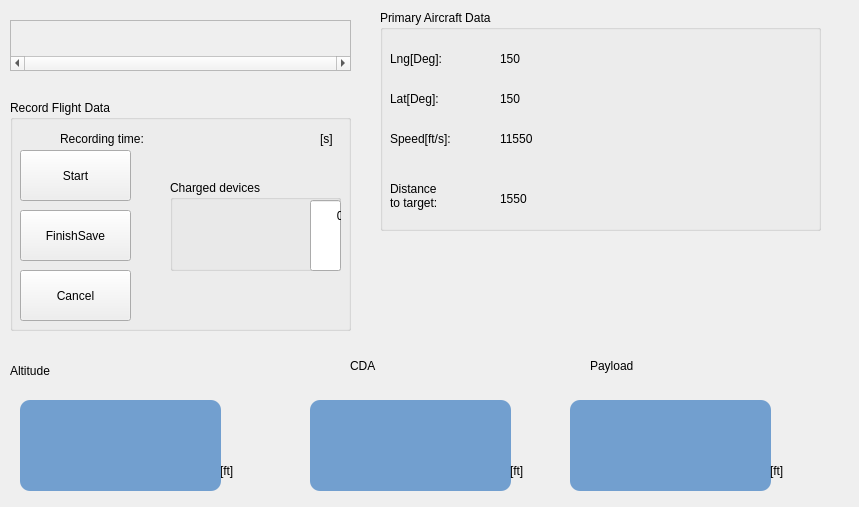
<?xml version="1.0" encoding="UTF-8"?>
<ui version="4.0">
 <class>Form</class>
 <widget class="QWidget" name="Form">
  <property name="geometry">
   <rect>
    <x>0</x>
    <y>0</y>
    <width>859</width>
    <height>507</height>
   </rect>
  </property>
  <property name="windowTitle">
   <string>Form</string>
  </property>
  <widget class="QGroupBox" name="groupBox">
   <property name="geometry">
    <rect>
     <x>380</x>
     <y>10</y>
     <width>441</width>
     <height>221</height>
    </rect>
   </property>
   <property name="title">
    <string>Primary Aircraft Data</string>
   </property>
   <widget class="QLabel" name="label_5">
    <property name="geometry">
     <rect>
      <x>10</x>
      <y>40</y>
      <width>81</width>
      <height>17</height>
     </rect>
    </property>
    <property name="styleSheet">
     <string notr="true">font: 12pt &quot;Ubuntu&quot;;</string>
    </property>
    <property name="text">
     <string>Lng[Deg]:</string>
    </property>
   </widget>
   <widget class="QLabel" name="label_4">
    <property name="geometry">
     <rect>
      <x>10</x>
      <y>80</y>
      <width>81</width>
      <height>17</height>
     </rect>
    </property>
    <property name="styleSheet">
     <string notr="true">font: 12pt &quot;Ubuntu&quot;;</string>
    </property>
    <property name="text">
     <string>Lat[Deg]:</string>
    </property>
   </widget>
   <widget class="QLabel" name="label_3">
    <property name="geometry">
     <rect>
      <x>10</x>
      <y>120</y>
      <width>91</width>
      <height>17</height>
     </rect>
    </property>
    <property name="styleSheet">
     <string notr="true">font: 12pt &quot;Ubuntu&quot;;</string>
    </property>
    <property name="text">
     <string>Speed[ft/s]:</string>
    </property>
   </widget>
   <widget class="QLabel" name="belData1_long">
    <property name="geometry">
     <rect>
      <x>120</x>
      <y>40</y>
      <width>171</width>
      <height>17</height>
     </rect>
    </property>
    <property name="styleSheet">
     <string notr="true">font: 12pt &quot;Ubuntu&quot;;</string>
    </property>
    <property name="text">
     <string>150</string>
    </property>
   </widget>
   <widget class="QLabel" name="belData2_lat">
    <property name="geometry">
     <rect>
      <x>120</x>
      <y>80</y>
      <width>171</width>
      <height>17</height>
     </rect>
    </property>
    <property name="styleSheet">
     <string notr="true">font: 12pt &quot;Ubuntu&quot;;</string>
    </property>
    <property name="text">
     <string>150</string>
    </property>
   </widget>
   <widget class="QLabel" name="belData3_velo">
    <property name="geometry">
     <rect>
      <x>120</x>
      <y>120</y>
      <width>171</width>
      <height>17</height>
     </rect>
    </property>
    <property name="styleSheet">
     <string notr="true">font: 12pt &quot;Ubuntu&quot;;</string>
    </property>
    <property name="text">
     <string>11550</string>
    </property>
   </widget>
   <widget class="QLabel" name="label_6">
    <property name="geometry">
     <rect>
      <x>10</x>
      <y>160</y>
      <width>91</width>
      <height>51</height>
     </rect>
    </property>
    <property name="styleSheet">
     <string notr="true">font: 12pt &quot;Ubuntu&quot;;</string>
    </property>
    <property name="text">
     <string>Distance
to target: </string>
    </property>
   </widget>
   <widget class="QLabel" name="belData_dist">
    <property name="geometry">
     <rect>
      <x>120</x>
      <y>180</y>
      <width>191</width>
      <height>17</height>
     </rect>
    </property>
    <property name="styleSheet">
     <string notr="true">font: 12pt &quot;Ubuntu&quot;;</string>
    </property>
    <property name="text">
     <string>1550</string>
    </property>
   </widget>
  </widget>
  <widget class="QLabel" name="bel_pantalla1_4">
   <property name="geometry">
    <rect>
     <x>350</x>
     <y>340</y>
     <width>121</width>
     <height>51</height>
    </rect>
   </property>
   <property name="styleSheet">
    <string notr="true">font: 40pt &quot;Ubuntu&quot;;</string>
   </property>
   <property name="text">
    <string>CDA </string>
   </property>
  </widget>
  <widget class="QGroupBox" name="groupBox_2">
   <property name="geometry">
    <rect>
     <x>10</x>
     <y>100</y>
     <width>341</width>
     <height>231</height>
    </rect>
   </property>
   <property name="title">
    <string>Record Flight Data</string>
   </property>
   <widget class="QLabel" name="label_12">
    <property name="geometry">
     <rect>
      <x>50</x>
      <y>30</y>
      <width>121</width>
      <height>17</height>
     </rect>
    </property>
    <property name="styleSheet">
     <string notr="true">font: 12pt &quot;Ubuntu&quot;;</string>
    </property>
    <property name="text">
     <string>Recording time:</string>
    </property>
   </widget>
   <widget class="QLabel" name="belTimeVuelo">
    <property name="geometry">
     <rect>
      <x>180</x>
      <y>30</y>
      <width>121</width>
      <height>21</height>
     </rect>
    </property>
    <property name="styleSheet">
     <string notr="true">font: 12pt &quot;Ubuntu&quot;;</string>
    </property>
    <property name="text">
     <string/>
    </property>
   </widget>
   <widget class="QLabel" name="label_14">
    <property name="geometry">
     <rect>
      <x>310</x>
      <y>30</y>
      <width>21</width>
      <height>17</height>
     </rect>
    </property>
    <property name="text">
     <string>[s]</string>
    </property>
   </widget>
   <widget class="QPushButton" name="btn_startPause">
    <property name="geometry">
     <rect>
      <x>10</x>
      <y>50</y>
      <width>111</width>
      <height>51</height>
     </rect>
    </property>
    <property name="styleSheet">
     <string notr="true">font: 12pt &quot;Ubuntu&quot;;</string>
    </property>
    <property name="text">
     <string>Start</string>
    </property>
   </widget>
   <widget class="QPushButton" name="btn_cancel">
    <property name="geometry">
     <rect>
      <x>10</x>
      <y>170</y>
      <width>111</width>
      <height>51</height>
     </rect>
    </property>
    <property name="styleSheet">
     <string notr="true">font: 12pt &quot;Ubuntu&quot;;</string>
    </property>
    <property name="text">
     <string>Cancel</string>
    </property>
   </widget>
   <widget class="QPushButton" name="btn_terminar">
    <property name="geometry">
     <rect>
      <x>10</x>
      <y>110</y>
      <width>111</width>
      <height>51</height>
     </rect>
    </property>
    <property name="styleSheet">
     <string notr="true">font: 12pt &quot;Ubuntu&quot;;</string>
    </property>
    <property name="text">
     <string>FinishSave</string>
    </property>
   </widget>
   <widget class="QGroupBox" name="groupBox_5">
    <property name="geometry">
     <rect>
      <x>160</x>
      <y>80</y>
      <width>171</width>
      <height>91</height>
     </rect>
    </property>
    <property name="styleSheet">
     <string notr="true">font: 12pt &quot;Ubuntu&quot;;</string>
    </property>
    <property name="title">
     <string>Charged devices</string>
    </property>
    <widget class="QLabel" name="bel_Arduino">
     <property name="geometry">
      <rect>
       <x>10</x>
       <y>30</y>
       <width>121</width>
       <height>17</height>
      </rect>
     </property>
     <property name="styleSheet">
      <string notr="true">font: 12pt &quot;Ubuntu&quot;;</string>
     </property>
     <property name="text">
      <string/>
     </property>
    </widget>
    <widget class="QLabel" name="bel_pantalla1">
     <property name="geometry">
      <rect>
       <x>10</x>
       <y>50</y>
       <width>121</width>
       <height>17</height>
      </rect>
     </property>
     <property name="styleSheet">
      <string notr="true">font: 12pt &quot;Ubuntu&quot;;</string>
     </property>
     <property name="text">
      <string/>
     </property>
    </widget>
    <widget class="QLabel" name="bel_pantalla2">
     <property name="geometry">
      <rect>
       <x>10</x>
       <y>70</y>
       <width>121</width>
       <height>17</height>
      </rect>
     </property>
     <property name="styleSheet">
      <string notr="true">font: 12pt &quot;Ubuntu&quot;;
</string>
     </property>
     <property name="text">
      <string/>
     </property>
    </widget>
    <widget class="QProgressBar" name="proBar_carga">
     <property name="geometry">
      <rect>
       <x>140</x>
       <y>20</y>
       <width>31</width>
       <height>71</height>
      </rect>
     </property>
     <property name="styleSheet">
      <string notr="true">font: 8pt &quot;Ubuntu&quot;;</string>
     </property>
     <property name="value">
      <number>0</number>
     </property>
     <property name="alignment">
      <set>Qt::AlignBottom|Qt::AlignHCenter</set>
     </property>
     <property name="orientation">
      <enum>Qt::Vertical</enum>
     </property>
     <property name="invertedAppearance">
      <bool>true</bool>
     </property>
     <property name="textDirection">
      <enum>QProgressBar::BottomToTop</enum>
     </property>
     <property name="format">
      <string>%p%</string>
     </property>
    </widget>
   </widget>
  </widget>
  <widget class="QScrollArea" name="scrollArea_2">
   <property name="geometry">
    <rect>
     <x>10</x>
     <y>20</y>
     <width>341</width>
     <height>51</height>
    </rect>
   </property>
   <property name="styleSheet">
    <string notr="true">padding-top: 0px;
padding-right: 0px;
padding-bottom: 0px;
padding-left: 0px;
 </string>
   </property>
   <property name="verticalScrollBarPolicy">
    <enum>Qt::ScrollBarAlwaysOff</enum>
   </property>
   <property name="horizontalScrollBarPolicy">
    <enum>Qt::ScrollBarAlwaysOn</enum>
   </property>
   <property name="sizeAdjustPolicy">
    <enum>QAbstractScrollArea::AdjustToContents</enum>
   </property>
   <property name="widgetResizable">
    <bool>true</bool>
   </property>
   <property name="alignment">
    <set>Qt::AlignCenter</set>
   </property>
   <widget class="QWidget" name="scrollAreaWidgetContents_2">
    <property name="geometry">
     <rect>
      <x>0</x>
      <y>0</y>
      <width>339</width>
      <height>41</height>
     </rect>
    </property>
    <layout class="QHBoxLayout" name="horizontalLayout_2">
     <item>
      <widget class="QLabel" name="bel_nameFile">
       <property name="styleSheet">
        <string notr="true">font: 15pt &quot;Ubuntu&quot;;
padding-top: 0px;
padding-right: 0px;
padding-bottom: 0px;
padding-left: 0px;

margin-top: 0px;
margin-right: 0px;
margin-bottom: 0px;
margin-left: 0px;

 </string>
       </property>
       <property name="text">
        <string/>
       </property>
      </widget>
     </item>
    </layout>
   </widget>
  </widget>
  <widget class="QLabel" name="bel_pantalla1_5">
   <property name="geometry">
    <rect>
     <x>220</x>
     <y>440</y>
     <width>81</width>
     <height>61</height>
    </rect>
   </property>
   <property name="styleSheet">
    <string notr="true">font: 30pt &quot;Ubuntu&quot;;</string>
   </property>
   <property name="text">
    <string>[ft]</string>
   </property>
  </widget>
  <widget class="QLabel" name="bel_payLoad">
   <property name="geometry">
    <rect>
     <x>570</x>
     <y>400</y>
     <width>201</width>
     <height>91</height>
    </rect>
   </property>
   <property name="styleSheet">
    <string notr="true">background-color:  rgb(114, 159, 207);
font: 60pt &quot;Ubuntu&quot;;
border-radius: 10px;
padding: 4px;</string>
   </property>
   <property name="text">
    <string/>
   </property>
   <property name="alignment">
    <set>Qt::AlignCenter</set>
   </property>
  </widget>
  <widget class="QLabel" name="bel_altitude">
   <property name="geometry">
    <rect>
     <x>20</x>
     <y>400</y>
     <width>201</width>
     <height>91</height>
    </rect>
   </property>
   <property name="styleSheet">
    <string notr="true">background-color:  rgb(114, 159, 207);
font: 60pt &quot;Ubuntu&quot;;
border-radius: 10px;
padding: 4px;</string>
   </property>
   <property name="text">
    <string/>
   </property>
   <property name="alignment">
    <set>Qt::AlignCenter</set>
   </property>
  </widget>
  <widget class="QLabel" name="bel_pantalla1_6">
   <property name="geometry">
    <rect>
     <x>590</x>
     <y>320</y>
     <width>211</width>
     <height>91</height>
    </rect>
   </property>
   <property name="styleSheet">
    <string notr="true">font: 40pt &quot;Ubuntu&quot;;</string>
   </property>
   <property name="text">
    <string>Payload</string>
   </property>
  </widget>
  <widget class="QLabel" name="label_7">
   <property name="geometry">
    <rect>
     <x>10</x>
     <y>350</y>
     <width>211</width>
     <height>41</height>
    </rect>
   </property>
   <property name="styleSheet">
    <string notr="true">font: 40pt &quot;Ubuntu&quot;;</string>
   </property>
   <property name="text">
    <string>Altitude</string>
   </property>
  </widget>
  <widget class="QLabel" name="bel_CDA">
   <property name="geometry">
    <rect>
     <x>310</x>
     <y>400</y>
     <width>201</width>
     <height>91</height>
    </rect>
   </property>
   <property name="styleSheet">
    <string notr="true">background-color:  rgb(114, 159, 207);
font: 60pt &quot;Ubuntu&quot;;
border-radius: 10px;
padding: 4px;</string>
   </property>
   <property name="text">
    <string/>
   </property>
   <property name="alignment">
    <set>Qt::AlignCenter</set>
   </property>
  </widget>
  <widget class="QLabel" name="bel_pantalla1_7">
   <property name="geometry">
    <rect>
     <x>510</x>
     <y>440</y>
     <width>81</width>
     <height>61</height>
    </rect>
   </property>
   <property name="styleSheet">
    <string notr="true">font: 30pt &quot;Ubuntu&quot;;</string>
   </property>
   <property name="text">
    <string>[ft]</string>
   </property>
  </widget>
  <widget class="QLabel" name="bel_pantalla1_8">
   <property name="geometry">
    <rect>
     <x>770</x>
     <y>440</y>
     <width>81</width>
     <height>61</height>
    </rect>
   </property>
   <property name="styleSheet">
    <string notr="true">font: 30pt &quot;Ubuntu&quot;;</string>
   </property>
   <property name="text">
    <string>[ft]</string>
   </property>
  </widget>
  <widget class="QLabel" name="label">
   <property name="geometry">
    <rect>
     <x>360</x>
     <y>210</y>
     <width>231</width>
     <height>161</height>
    </rect>
   </property>
   <property name="styleSheet">
    <string notr="true">border-image: url(:/AeroImagenes/ImagesAero/Planeador-para-interfaz.png);</string>
   </property>
   <property name="text">
    <string/>
   </property>
  </widget>
 </widget>
 <resources>
  <include location="imagenes.qrc"/>
 </resources>
 <connections/>
</ui>
